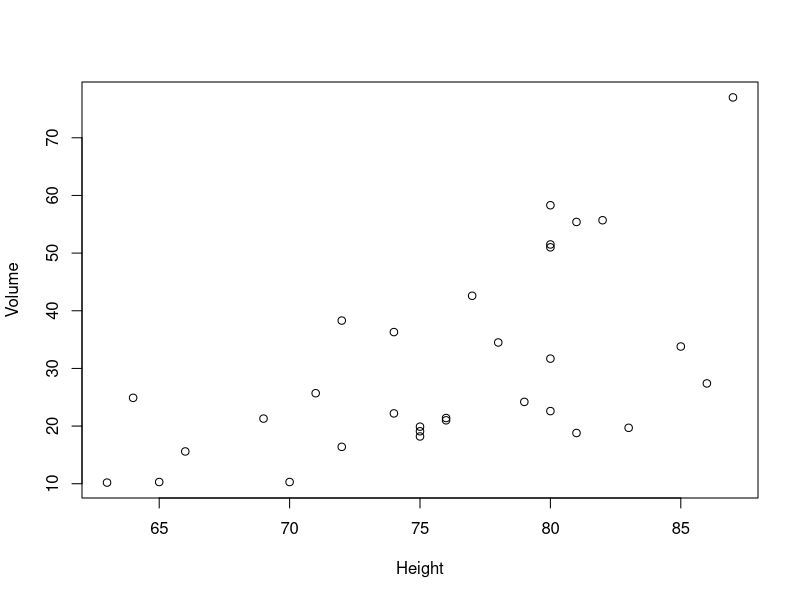
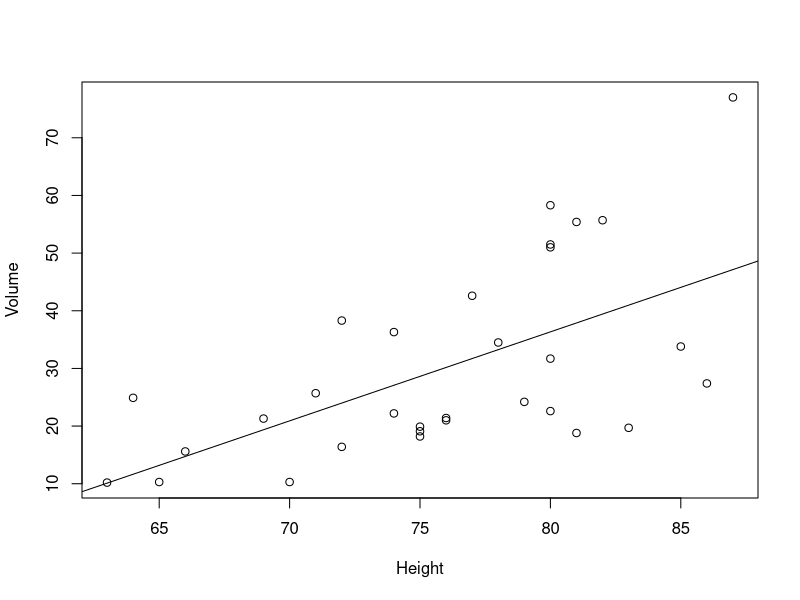
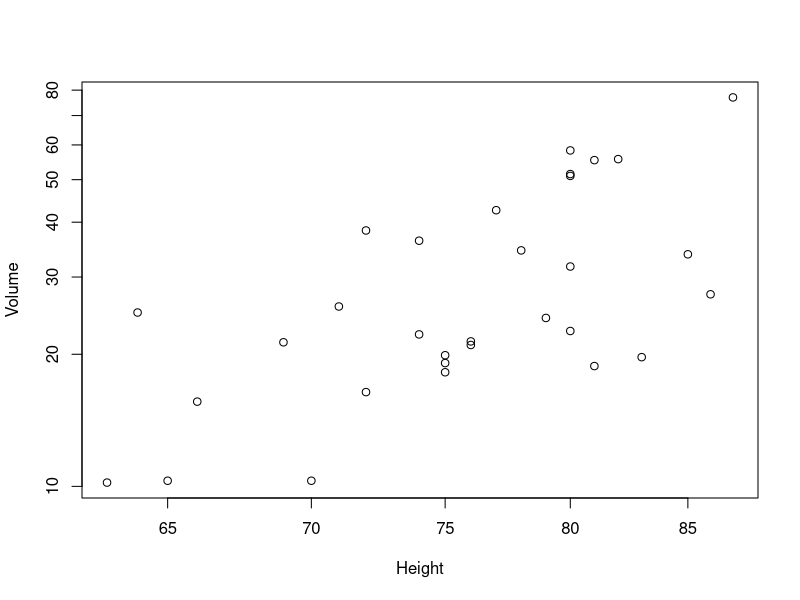
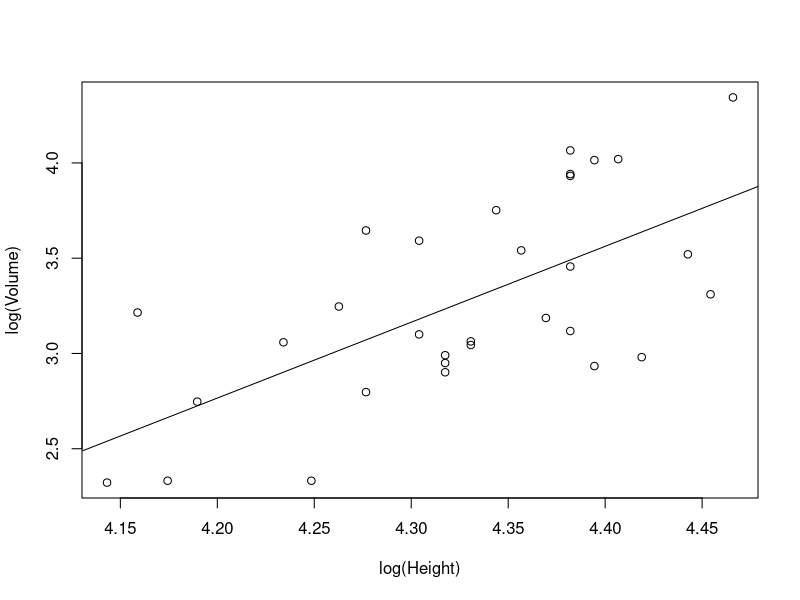
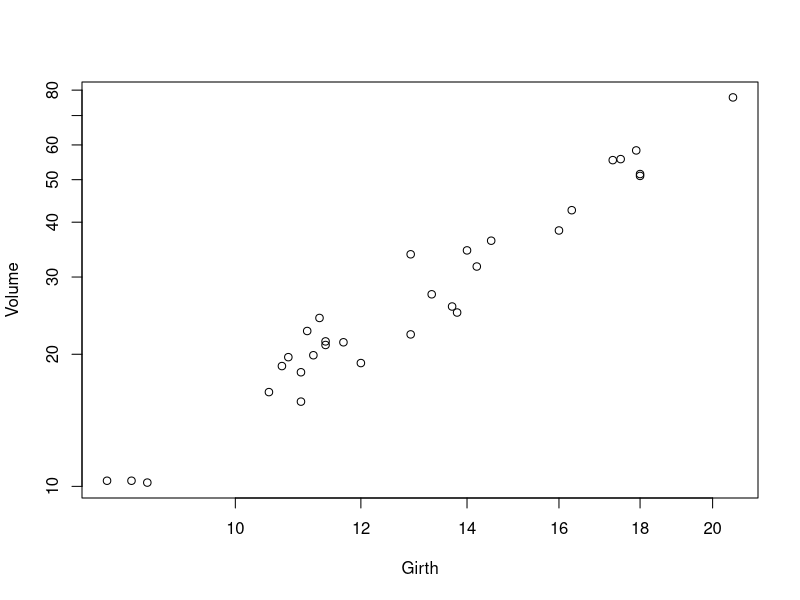
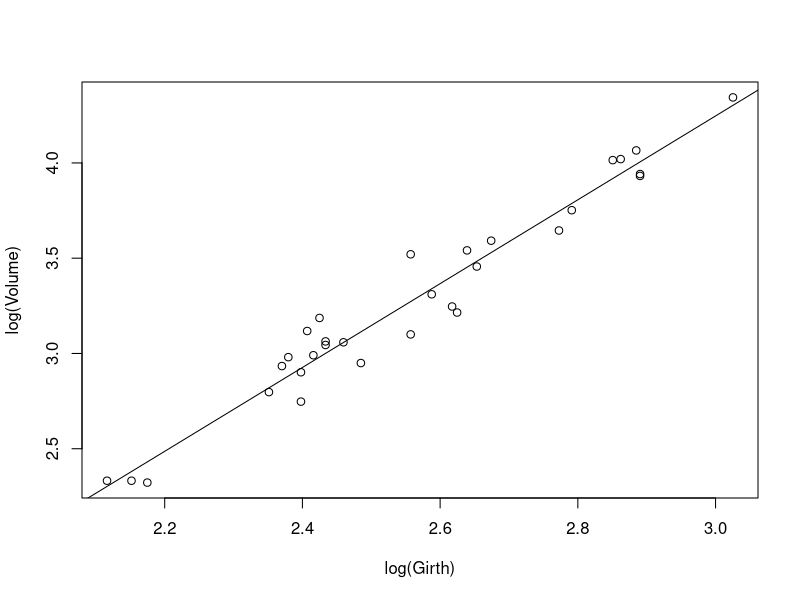

The R script that drew these images, in order:
## ---- chunk 1
data(trees)
head(trees)
## ---- chunk 2
plot(Volume~Height,data=trees)
## ---- chunk 3
lm(Volume~Height,data=trees)
## ---- chunk 4
fit <- lm(Volume~Height,data=trees)
summary(fit)
## ---- chunk 5
plot(Volume~Height,data=trees)
abline(fit)
## ---- chunk 6
plot(Volume~Height, data=trees, log='xy')
## ---- chunk 7
plot(log(Volume)~log(Height),data=trees)
logfit <- lm(log(Volume)~log(Height),data=trees)
abline(logfit)
## ---- chunk 8
summary(logfit)
## ---- chunk 9
plot(Volume~Girth,data=trees,log='xy')
## ---- chunk 10
logfit2 <- lm(log(Volume)~log(Girth),data=trees)
summary(logfit2)
## ---- chunk 11
plot(log(Volume)~log(Girth),data=trees)
abline(logfit2)
## ---- chunk 12
summary(lm(Volume ~ Girth + Height, data=trees))
## ---- chunk 13
summary(lm(log(Volume) ~ log(Girth) + log(Height), data=trees))
## ---- chunk 14
summary(lm(log(Volume) ~ log(Girth) * log(Height), data=trees))
